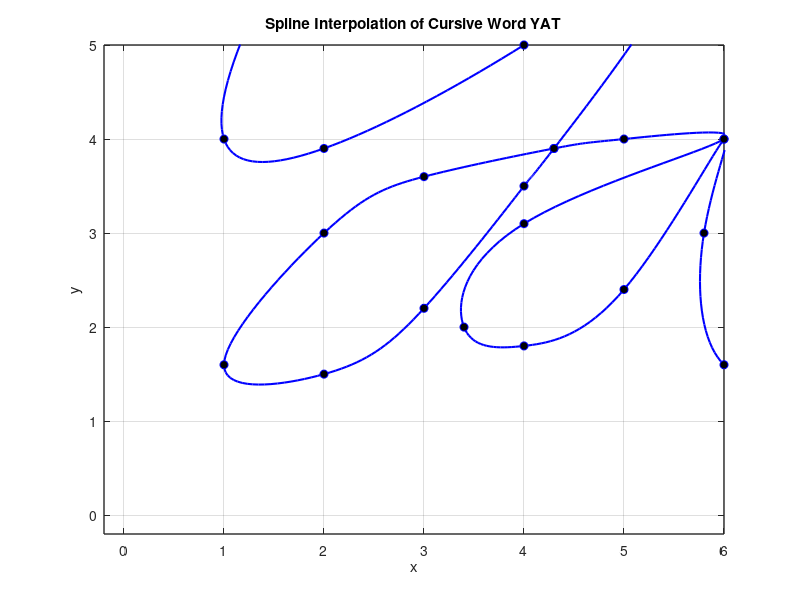

Reproduce this figure in MATLAB.
% x and y coordinates for the word 'yat'
x = [1.6 1.0 2.0 4.0 5.5 4.3 4.0 3.0 2.0 1.0 2.0 3.0 4.3 5.0 6.0 4.0 ...
  3.4 4.0 5.0 6.0 5.8 6.0 7.1 8.0 7.4 8.6 9.5 9.5 8.5 7.4 8 7.8 6.5 9.5];
y = [6.0 4.0 3.9 5.0 5.8 3.9 3.5 2.2 1.5 1.6 3.0 3.6 3.9 4.0 4.0 3.1 ...
  2.0 1.8 2.4 4.0 3.0 1.6 2.4 5.0 2.0 2.0 3.0 3.0 2.0 2.0 5.0 4.4 4.4 4.4];
 

 n = length(x);
 t = 0:n-1; % Parametric coordinate t
 tt = 0:0.05:n-1; % Denser coordinate tt for spline interpolation

 % Spline interpolation polynomials
 xx = spline(t, x, tt);
 yy = spline(t, y, tt);

 % Plotting the result (x, y) spline curve word 'yat'
 figure(1)
 plot(xx, yy, 'b', 'LineWidth', 1.5) % plot spline
 hold on
 plot(x, y, 'bo', 'MarkerFaceColor', 'k') % plot data points
 axis([-0.2 6 -0.2 5])
 grid on
 title('Spline Interpolation of Cursive Word YAT')
 xlabel('x')
 ylabel('y')
 set(gca, 'FontSize', 10, 'LineWidth', 1)
 grid on